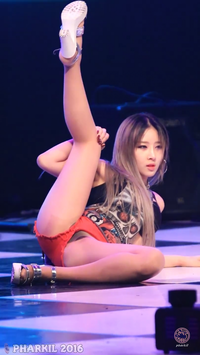
//> input picture dsp_proj/backup/rashya.png, 200 x 355 px
$ ./cv41   (built with g++ and OpenCV 4)
//> lines starting //> are read from the running program, lines starting //| are printed output that depends on the picture; after the words box and inside, x2 and y2 are one past the last pixel; in counts of white or black regions, pixels touching at a corner belong together


//#include "opencv.hpp"
#include <opencv2/opencv.hpp>

using namespace cv;
using namespace std;

int main(void)
{
    Mat srcImage = imread("rashya.png",IMREAD_GRAYSCALE);
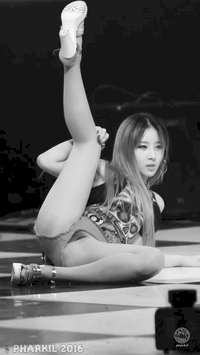
//> srcImage: 355 rows x 200 cols, CV_8UC1; min 0, max 255, mean 91.2
    if(srcImage.empty())
        return -1;

    Mat dstImage1;
    adaptiveThreshold(srcImage, dstImage1, 255, ADAPTIVE_THRESH_MEAN_C, THRESH_BINARY,21 ,5);
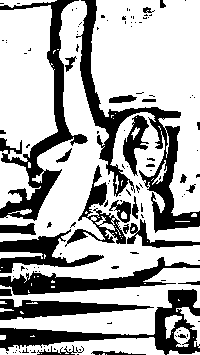
//> dstImage1: 355 rows x 200 cols, CV_8UC1; 68.6% white; 127 black regions (98 under 20 px), largest, box (x1, y1, x2, y2) and area: (76, 0, 200, 233) 4907, (0, 0, 88, 221) 3956, (0, 289, 200, 355) 3228

    Mat dstImage2;
    adaptiveThreshold(srcImage, dstImage2, 255, ADAPTIVE_THRESH_GAUSSIAN_C, THRESH_BINARY,21 ,5);
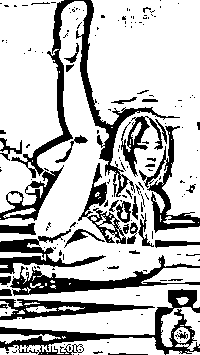
//> dstImage2: 355 rows x 200 cols, CV_8UC1; 74.9% white; 184 black regions (144 under 20 px), largest, box (x1, y1, x2, y2) and area: (11, 0, 180, 197) 3436, (0, 289, 200, 355) 2712, (10, 255, 200, 296) 2043

    imshow("dstImage1", dstImage1);
    imshow("dstImage2", dstImage2);
    waitKey();


    return 0;
}

$ run again, with dsp_proj/backup/back2.jpg saved as dsp_proj/backup/rashya.png
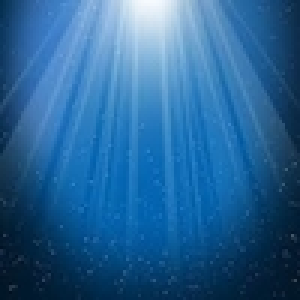
//> input picture dsp_proj/backup/back2.jpg, 100 x 100 px (shown 3 times larger)
//> `adaptiveThreshold(srcImage, dstImage1, 255, ADAPTIVE_THRESH_MEAN_C, TH..`:
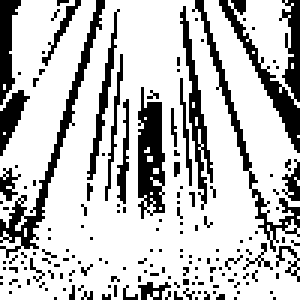
//> dstImage1: 100 rows x 100 cols, CV_8UC1 (shown 3 times larger); 75.2% white; 164 black regions (147 under 20 px), largest, box (x1, y1, x2, y2) and area: (73, 0, 100, 51) 369, (0, 0, 35, 86) 321, (46, 29, 55, 73) 269
//> `adaptiveThreshold(srcImage, dstImage2, 255, ADAPTIVE_THRESH_GAUSSIAN_C..`:
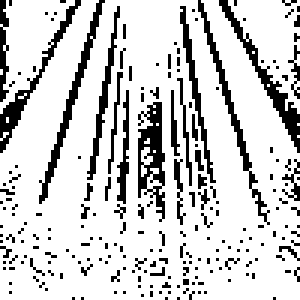
//> dstImage2: 100 rows x 100 cols, CV_8UC1 (shown 3 times larger); 80.7% white; black in thin lines or dots

$ run again, with dsp_proj/backup/baqui(1).jpg saved as dsp_proj/backup/rashya.png
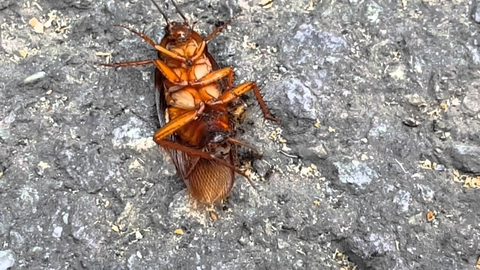
//> input picture dsp_proj/backup/baqui(1).jpg, 480 x 270 px
//> `adaptiveThreshold(srcImage, dstImage1, 255, ADAPTIVE_THRESH_MEAN_C, TH..`:
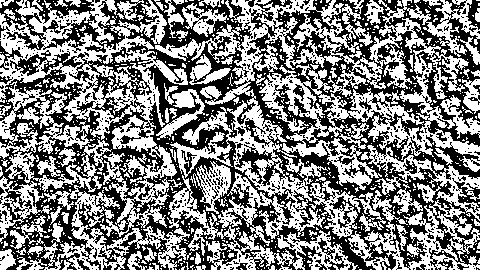
//> dstImage1: 270 rows x 480 cols, CV_8UC1; 50.9% white; 749 black regions (699 under 20 px), largest, box (x1, y1, x2, y2) and area: (0, 0, 480, 270) 58698, (297, 245, 322, 270) 234, (466, 0, 480, 30) 214
//> `adaptiveThreshold(srcImage, dstImage2, 255, ADAPTIVE_THRESH_GAUSSIAN_C..`:
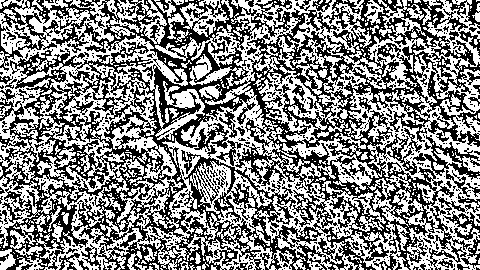
//> dstImage2: 270 rows x 480 cols, CV_8UC1; 52.4% white; black in thin lines or dots

$ run again, with dsp_proj/backup/baquicake.jpg saved as dsp_proj/backup/rashya.png
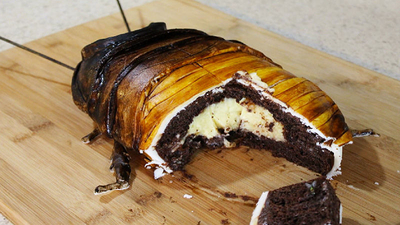
//> input picture dsp_proj/backup/baquicake.jpg, 400 x 225 px
//> `adaptiveThreshold(srcImage, dstImage1, 255, ADAPTIVE_THRESH_MEAN_C, TH..`:
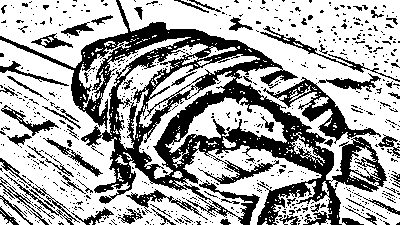
//> dstImage1: 225 rows x 400 cols, CV_8UC1; 65.6% white; 732 black regions (664 under 20 px), largest, box (x1, y1, x2, y2) and area: (0, 0, 387, 225) 20382, (263, 77, 381, 144) 1589, (260, 26, 400, 82) 537
//> `adaptiveThreshold(srcImage, dstImage2, 255, ADAPTIVE_THRESH_GAUSSIAN_C..`:
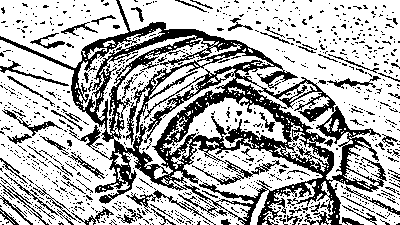
//> dstImage2: 225 rows x 400 cols, CV_8UC1; 69.4% white; 1015 black regions (940 under 20 px), largest, box (x1, y1, x2, y2) and area: (0, 0, 387, 225) 18923, (126, 190, 216, 225) 342, (2, 109, 63, 136) 235
